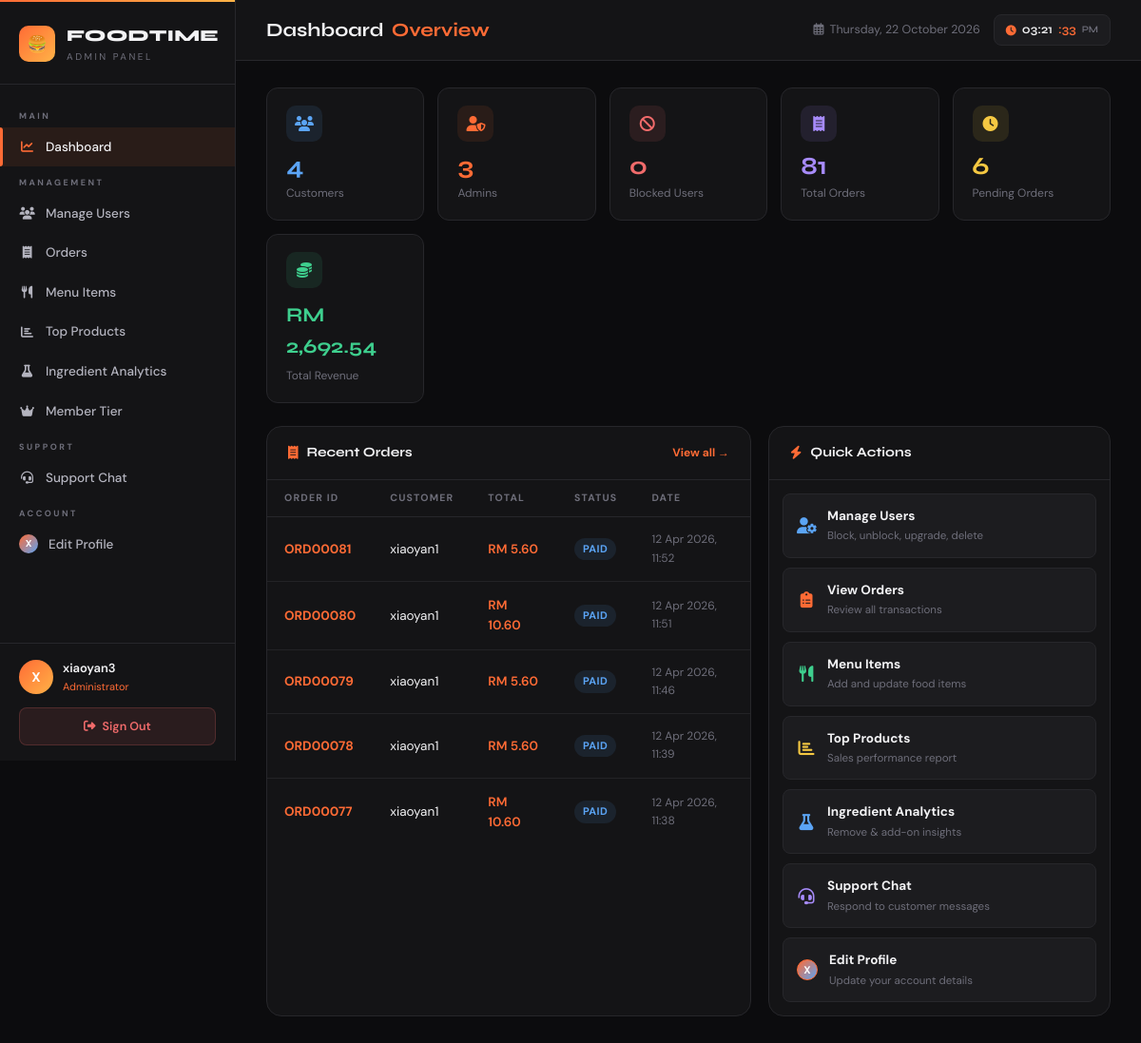
The app's page /app/Admin.php (signed in) with its own data.
### tables this page shows
CREATE TABLE `orders` (
  `orderid` varchar(20) NOT NULL,
  `userid` varchar(10) NOT NULL,
  `order_type` enum('dine_in','takeaway') NOT NULL DEFAULT 'dine_in',
  `tableid` varchar(20) DEFAULT NULL,
  `customer_name` varchar(100) DEFAULT NULL,
  `customer_phone` varchar(20) DEFAULT NULL,
  `customer_email` varchar(100) DEFAULT NULL,
  `subtotal` decimal(10,2) NOT NULL DEFAULT 0.00,
  `tax` decimal(10,2) NOT NULL DEFAULT 0.00,
  `discount_rm` decimal(10,2) NOT NULL DEFAULT 0.00,
  `status` enum('pending','paid','preparing','completed','cancelled') NOT NULL DEFAULT 'pending',
  `total_price` decimal(10,2) NOT NULL DEFAULT 0.00,
  `payment_method` varchar(50) NOT NULL DEFAULT 'cash',
  `special_notes` text DEFAULT NULL,
  `points_earned` int(11) NOT NULL DEFAULT 0,
  `created_at` datetime NOT NULL DEFAULT current_timestamp(),
  `updated_at` datetime NOT NULL DEFAULT current_timestamp() ON UPDATE current_timestamp()
);

### app/Admin.php (the view, shortened to what this page needs)
<?php
require_once 'base.php';
$admin_name = htmlspecialchars($_SESSION['username'] ?? 'Admin');
function getCount($connect, $sql) {
    $result = mysqli_query($connect, $sql);
    $row = mysqli_fetch_assoc($result);
    return (int)($row['c'] ?? 0);
}
function getSum($connect, $sql) {
    $result = mysqli_query($connect, $sql);
    $row = mysqli_fetch_assoc($result);
    return (float)($row['s'] ?? 0);
}
$stats = [
    'customers' => getCount($connect, "SELECT COUNT(*) AS c FROM users WHERE position='customer'"),
    'admins'    => getCount($connect, "SELECT COUNT(*) AS c FROM users WHERE position='admin'"),
    'blocked'   => getCount($connect, "SELECT COUNT(*) AS c FROM users WHERE status='blocked'"),
    'orders'    => getCount($connect, "SELECT COUNT(*) AS c FROM orders"),
    'pending'   => getCount($connect, "SELECT COUNT(*) AS c FROM orders WHERE status='pending'"),
    'products'  => getCount($connect, "SELECT COUNT(*) AS c FROM products WHERE is_available=1"),
    'revenue'   => getSum($connect, "SELECT COALESCE(SUM(total_price),0) AS s FROM orders WHERE status != 'cancelled'"),
];
$recent = [];
$recent_result = mysqli_query($connect, "
    SELECT o.orderid, o.customer_name, o.total_price, o.status, o.created_at, u.username
    FROM orders o
    LEFT JOIN users u ON o.userid = u.userid
    ORDER BY o.created_at DESC
    LIMIT 5
");
if ($recent_result) {
    while ($row = mysqli_fetch_assoc($recent_result)) $recent[] = $row;
}
?>
<!DOCTYPE html>
<html lang="en">
<head>
    <link rel="stylesheet" href="https://cdnjs.cloudflare.com/ajax/libs/font-awesome/6.4.0/css/all.min.css">
    <link rel="stylesheet" href="css/admin.css">
</head>
<body>
<?php include 'admin_sidebar.php'; ?>
<main class="main">
    <div class="topbar">
        <div class="topbar-title">Dashboard <span>Overview</span></div>
        <div class="topbar-right">
            <div class="topbar-date">
                <i class="far fa-calendar-alt"></i> <?= date('l, d F Y') ?>
            </div>
            <div class="live-clock">
                <i class="fas fa-clock"></i>
                <span id="clock-hm"></span><span id="clock-s"></span>
                <span id="clock-ampm"></span>
            </div>
        </div>
    </div>
    <div class="content">
        <div class="stats-row">
            <div class="stat-card stat-info">
                <div class="sc-icon"><i class="fas fa-users"></i></div>
                <div class="sc-val"><?= number_format($stats['customers']) ?></div>
                <div class="sc-label">Customers</div>
            </div>
            <div class="stat-card stat-accent">
                <div class="sc-icon"><i class="fas fa-user-shield"></i></div>
                <div class="sc-val"><?= number_format($stats['admins']) ?></div>
                <div class="sc-label">Admins</div>
            </div>
            <div class="stat-card stat-danger">
                <div class="sc-icon"><i class="fas fa-ban"></i></div>
                <div class="sc-val"><?= number_format($stats['blocked']) ?></div>
                <div class="sc-label">Blocked Users</div>
            </div>
            <div class="stat-card stat-purple">
                <div class="sc-icon"><i class="fas fa-receipt"></i></div>
                <div class="sc-val"><?= number_format($stats['orders']) ?></div>
                <div class="sc-label">Total Orders</div>
            </div>
            <div class="stat-card stat-warning">
                <div class="sc-icon"><i class="fas fa-clock"></i></div>
                <div class="sc-val"><?= number_format($stats['pending']) ?></div>
                <div class="sc-label">Pending Orders</div>
            </div>
            <div class="stat-card stat-success">
                <div class="sc-icon"><i class="fas fa-coins"></i></div>
                <div class="rev-val" style="margin-bottom:4px;">RM <?= number_format($stats['revenue'], 2) ?></div>
                <div class="sc-label">Total Revenue</div>
            </div>
        </div>
        <div class="dash-grid">
            <div class="panel">
                <div class="panel-header">
                    <div class="panel-title"><i class="fas fa-receipt"></i> Recent Orders</div>
                    <a href="Order.php" class="panel-action">View all →</a>
                </div>
                <div class="table-wrap">
                    <table class="dt">
                        <thead>
                            <tr>
                                <th>Order ID</th>
                                <th>Customer</th>
                                <th>Total</th>
                                <th>Status</th>
                                <th>Date</th>
                            </tr>
                        </thead>
                        <tbody>
                        <?php if (empty($recent)): ?>
                            <tr><td colspan="5" class="empty-state"><i class="fas fa-inbox"></i><p>No orders yet.</p></td></tr>
                        <?php else: ?>
                            <?php foreach ($recent as $r): ?>
                            <tr>
                                <td class="order-id-cell"><?= htmlspecialchars($r['orderid']) ?></td>
                                <td><?= htmlspecialchars($r['customer_name'] ?? $r['username'] ?? '—') ?></td>
                                <td class="text-accent fw-600">RM <?= number_format((float)$r['total_price'], 2) ?></td>
                                <td><span class="badge badge-<?= $r['status'] ?>"><?= ucfirst($r['status']) ?></span></td>
                                <td class="text-muted" style="font-size:12px;"><?= date('d M Y, H:i', strtotime($r['created_at'])) ?></td>
                            </tr>
                            <?php endforeach; ?>
                        <?php endif; ?>
                        </tbody>
                    </table>
                </div>
            </div>
            <div class="panel">
                <div class="panel-header">
                    <div class="panel-title"><i class="fas fa-bolt"></i> Quick Actions</div>
                </div>
                <div class="quick-actions">
                    <a href="User.php" class="qa-btn">
                        <i class="fas fa-user-cog" style="color:var(--info)"></i>
                        <div>
                            <span class="qa-title">Manage Users</span>
                            <span class="qa-sub">Block, unblock, upgrade, delete</span>
                        </div>
                    </a>
                    <a href="Order.php" class="qa-btn">
                        <i class="fas fa-clipboard-list" style="color:var(--accent)"></i>
                        <div>
                            <span class="qa-title">View Orders</span>
                            <span class="qa-sub">Review all transactions</span>
                        </div>
                    </a>
                    <a href="Product.php" class="qa-btn">
                        <i class="fas fa-utensils" style="color:var(--success)"></i>
                        <div>
                            <span class="qa-title">Menu Items</span>
                            <span class="qa-sub">Add and update food items</span>
                        </div>
                    </a>
                    <a href="TopSellingProduct.php" class="qa-btn">
                        <i class="fas fa-chart-bar" style="color:var(--warning)"></i>
                        <div>
                            <span class="qa-title">Top Products</span>
                            <span class="qa-sub">Sales performance report</span>
                        </div>
                    </a>
                    <a href="ingredient_analytics.php" class="qa-btn">
                        <i class="fas fa-flask" style="color:var(--info)"></i>
                        <div>
                            <span class="qa-title">Ingredient Analytics</span>
                            <span class="qa-sub">Remove &amp; add-on insights</span>
                        </div>
                    </a>
                    <a href="admin_chat.php" class="qa-btn" id="qa-chat-btn">
                        <i class="fas fa-headset" style="color:var(--purple)"></i>
                        <div>
                            <span class="qa-title">Support Chat</span>
                            <span class="qa-sub" id="qa-chat-sub">Respond to customer messages</span>
                        </div>
                    </a>
                    <a href="admin_profile.php" class="qa-btn">
                        <div style="width:22px;height:22px;border-radius:50%;border:1.5px solid var(--accent);overflow:hidden;display:flex;align-items:center;justify-content:center;background:linear-gradient(135deg,var(--accent),var(--info));color:#fff;font-weight:700;font-size:11px;flex-shrink:0;">
                            <?php if ($sidebar_pic): ?>
                                <img src="<?= $sidebar_pic ?>" style="width:100%;height:100%;object-fit:cover;display:block;">
                            <?php else: ?>
                                <?= strtoupper(substr($admin_name, 0, 1)) ?>
                            <?php endif; ?>
                        </div>
                        <div>
                            <span class="qa-title">Edit Profile</span>
                            <span class="qa-sub">Update your account details</span>
                        </div>
                    </a>
                </div>
            </div>
        </div>
    </div>
</main>
</body>
</html>

### records on screen
orders: orderid "ORD00081", customer_name "xiaoyan1", total_price "5.60", status "PAID", created_at "12 Apr 2026, 11:52"
orders: orderid "ORD00080", customer_name "xiaoyan1", total_price "10.60", status "PAID", created_at "12 Apr 2026, 11:51"
orders: orderid "ORD00079", customer_name "xiaoyan1", total_price "5.60", status "PAID", created_at "12 Apr 2026, 11:46"
orders: orderid "ORD00078", customer_name "xiaoyan1", total_price "5.60", status "PAID", created_at "12 Apr 2026, 11:39"
orders: orderid "ORD00077", customer_name "xiaoyan1", total_price "10.60", status "PAID", created_at "12 Apr 2026, 11:38"

### other values on screen
substr($admin_name, 0, 1) "X"
$admin_name "xiaoyan3"
$stats['customers'] "4"
$stats['admins'] "3"
$stats['blocked'] "0"
$stats['orders'] "81"
$stats['pending'] "6"
$stats['revenue'] "2,692.54"
